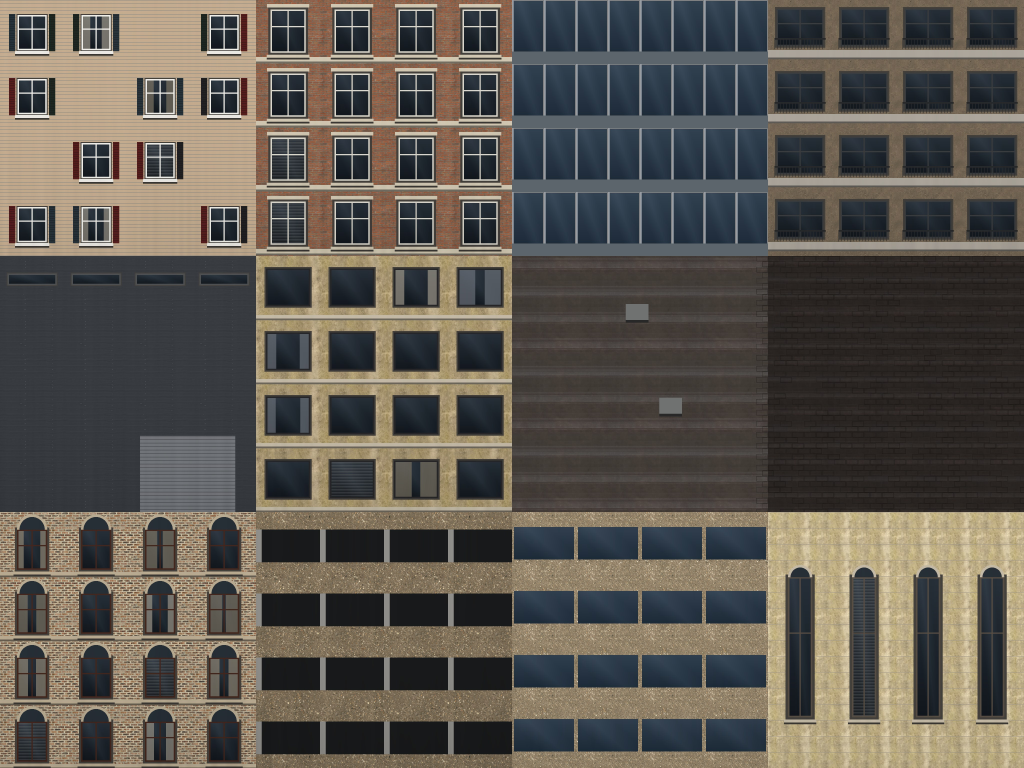
#> input picture data/tex/facade_d.jpg, 4096 x 3072 px, given in place of beige_wall_001_diff.jpg, which was not available (shown at 1/4 size)
$ python build_textures.py
#> lines starting #> are read from the running program, lines starting #| are printed output that depends on the picture
#!/usr/bin/env python3
"""
Wabash Vice — texture builder.

Combines CC0 photo-scanned materials from Poly Haven (https://polyhaven.com)
into the game's texture atlases:

  data/tex/facade_{d,n,r,e}.jpg      building atlas: colour, normal, roughness/metal, night windows
  data/tex/facade_lo_*.jpg           half-resolution versions for low/medium quality
  data/tex/road_{major,minor,plain,foot,rail}.jpg + asphalt/concrete normals
  data/tex/grass_{d,n}.jpg, ground_concrete_d.jpg, bark_{d,n}.jpg
  data/tex/foliage.png               leaf-cluster cards (RGBA) for trees

Usage: python3 tools/build_textures.py <dir with Poly Haven 1k jpgs> data/tex
(tools/fetch_textures.sh downloads the exact source files.)
"""
import sys, os, math, random
import numpy as np
from PIL import Image, ImageDraw, ImageFilter, ImageEnhance

SRC = sys.argv[1] if len(sys.argv) > 1 else "ph"
OUT = sys.argv[2] if len(sys.argv) > 2 else "data/tex"
os.makedirs(OUT, exist_ok=True)
rnd = random.Random(42)

def load(name, mode="RGB"):
    return Image.open(os.path.join(SRC, name + ".jpg")).convert(mode)

def tiled(img, size, scale):
    """Fill `size` (w,h) with img scaled to `scale` px per repeat."""
    w, h = size
    sw, sh = scale if isinstance(scale, tuple) else (scale, scale)
    t = img.resize((max(1, int(sw)), max(1, int(sh))), Image.LANCZOS)
    out = Image.new(img.mode, (w, h))
    for y in range(0, h, t.height):
        for x in range(0, w, t.width):
            out.paste(t, (x, y))
    return out

def tint(img, rgb, amount=1.0):
    a = np.asarray(img).astype(np.float32)
    a = a * np.array(rgb, np.float32)[None, None, :] ** amount
    return Image.fromarray(np.clip(a, 0, 255).astype(np.uint8))

def to_gray(img):
    return img.convert("L")

# ------------------------------------------------------------------ facade atlas
T = 1024                      # tile size (px) = 4 bays x 4 floors = 12.8 m x 13.6 m
COLS, ROWS = 4, 3
PXM = T / 12.8                # px per metre horizontally
D = Image.new("RGB", (T * COLS, T * ROWS), (128, 128, 128))
#> D: PIL image 4096x3072 RGB; every value is 128
N = Image.new("RGB", (T * COLS, T * ROWS), (128, 128, 255))
R = Image.new("RGB", (T * COLS, T * ROWS), (0, 220, 0))   # G = roughness, B = metalness
E = Image.new("RGB", (T * COLS, T * ROWS), (0, 0, 0))
#> E: PIL image 4096x3072 RGB; every value is 0
dD, dN, dR, dE = (ImageDraw.Draw(i) for i in (D, N, R, E))

def tile_origin(i):
    return (i % COLS) * T, (i // COLS) * T

def put_wall(i, diff, nor, rough, scale_m=2.0, rotate=False, color=None, rough_bias=0, gray=False):
    ox, oy = tile_origin(i)
    px = int(scale_m * PXM)
    d, n, r = load(diff), load(nor), load(rough, "L")
    if rotate:
        d, n, r = d.rotate(90, expand=True), n.rotate(90, expand=True), r.rotate(90, expand=True)
        na = np.asarray(n).copy()                 # rotate the normal vectors too: (x, y) -> (-y, x)
        na = np.stack([255 - na[..., 1], na[..., 0], na[..., 2]], -1)
        n = Image.fromarray(na.astype(np.uint8))
    if gray:
        d = ImageEnhance.Contrast(d.convert('L')).enhance(1.3).convert('RGB')
    if color:
        d = tint(d, color)
    D.paste(tiled(d, (T, T), px), (ox, oy))
    N.paste(tiled(n, (T, T), px), (ox, oy))
    rr = np.asarray(tiled(r, (T, T), px)).astype(np.float32) + rough_bias
    rgb = np.stack([np.zeros_like(rr), np.clip(rr, 0, 255), np.zeros_like(rr)], -1).astype(np.uint8)
    R.paste(Image.fromarray(rgb), (ox, oy))

def glass_fill(x0, y0, x1, y1, style="res", lit_p=0.35):
    """Glass with interior hints + reflection gradient; also normal (flat), rough (low) and emissive."""
    w, h = x1 - x0, y1 - y0
    g = np.zeros((h, w, 3), np.float32)
    yy = np.linspace(0, 1, h)[:, None]
    xx = np.linspace(0, 1, w)[None, :]
    base = np.array([18, 24, 30] if style != "office" else [30, 44, 58], np.float32)
    sky = np.array([120, 140, 160], np.float32)
    refl = (1 - yy) * 0.22 + 0.1 * np.clip(1 - np.abs(xx - yy * 0.6 - 0.2) * 3, 0, 1)
    g[:] = base * (1 - refl[..., None]) + sky * refl[..., None]
    curtain = rnd.random()
    if style == "res" and curtain < 0.22:          # curtains / blinds
        cc = np.array(rnd.choice([[150, 140, 122], [128, 120, 104], [110, 116, 124], [160, 154, 140]]), np.float32)
        cw = int(w * rnd.uniform(0.2, 0.45))
        g[:, :cw] = g[:, :cw] * 0.3 + cc * 0.7
        g[:, w - cw:] = g[:, w - cw:] * 0.3 + cc * 0.7
    elif style == "res" and curtain < 0.32:
        for k in range(0, h, 6):
            g[k:k + 3] = g[k:k + 3] * 0.65 + np.array([150, 146, 138]) * 0.35
    D.paste(Image.fromarray(np.clip(g, 0, 255).astype(np.uint8)), (x0, y0))
    dN.rectangle([x0, y0, x1 - 1, y1 - 1], fill=(128, 128, 255))
    dR.rectangle([x0, y0, x1 - 1, y1 - 1], fill=(0, 12, 90 if style == "office" else 25))
    if rnd.random() < lit_p:
        warm = rnd.random() < 0.75
        c = (255, rnd.randint(190, 225), rnd.randint(120, 170)) if warm else (190, 214, 255)
        k = rnd.uniform(0.5, 1.0)
        if style == "res" and curtain < 0.22:
            k *= 0.8
        dE.rectangle([x0, y0, x1 - 1, y1 - 1], fill=tuple(int(v * k) for v in c))

def window(x0, y0, w, h, frame=(235, 232, 225), recess=7, style="res", mull=True, sill=None, lit=0.35, arch=False):
    x1, y1 = x0 + w, y0 + h
    # reveal (recess) shading + normals
    dD.rectangle([x0 - recess, y0 - recess, x1 + recess, y1 + recess], fill=(70, 66, 62))
    dN.rectangle([x0 - recess, y0 - recess, x1 + recess, y0], fill=(128, 50, 205))   # top reveal faces down
    dN.rectangle([x0 - recess, y1, x1 + recess, y1 + recess], fill=(128, 206, 205))  # bottom faces up
    dN.rectangle([x0 - recess, y0, x0, y1], fill=(206, 128, 205))
    dN.rectangle([x1, y0, x1 + recess, y1], fill=(50, 128, 205))
    glass_fill(x0, y0, x1, y1, style, lit)
    # frame
    fw = 5
    for (a, b, c, d) in ([x0, y0, x1, y0 + fw], [x0, y1 - fw, x1, y1], [x0, y0, x0 + fw, y1], [x1 - fw, y0, x1, y1]):
        dD.rectangle([a, b, c, d], fill=frame); dR.rectangle([a, b, c, d], fill=(0, 140, 0)); dN.rectangle([a, b, c, d], fill=(128, 128, 255)); dE.rectangle([a, b, c, d], fill=(0, 0, 0))
    if mull:
        mx = x0 + w // 2
        dD.rectangle([mx - 2, y0, mx + 2, y1], fill=frame); dE.rectangle([mx - 2, y0, mx + 2, y1], fill=(0, 0, 0))
        my = y0 + int(h * 0.4)
        dD.rectangle([x0, my - 2, x1, my + 2], fill=frame); dE.rectangle([x0, my - 2, x1, my + 2], fill=(0, 0, 0))
    if sill:
        dD.rectangle([x0 - recess - 6, y1 + recess, x1 + recess + 6, y1 + recess + 12], fill=sill)
        dN.rectangle([x0 - recess - 6, y1 + recess, x1 + recess + 6, y1 + recess + 4], fill=(128, 225, 190))
        dD.rectangle([x0 - recess - 6, y1 + recess + 12, x1 + recess + 6, y1 + recess + 18], fill=(60, 56, 52))
    if arch:
        r = w // 2
        dD.pieslice([x0, y0 - r, x1, y0 + r], 180, 360, fill=sill or (200, 195, 185))
        dD.pieslice([x0 + 10, y0 - r + 10, x1 - 10, y0 + r - 10], 180, 360, fill=(40, 48, 56))

# [7 lines left out: function band, not called in this run]

def grime(i, strength=0.25):
    """Vertical streaks + darker ground level, baked ambient occlusion feel."""
    ox, oy = tile_origin(i)
    a = np.asarray(D.crop((ox, oy, ox + T, oy + T))).astype(np.float32)
    noise = np.random.default_rng(i).random((1, T // 8))
    streak = np.repeat(np.repeat(noise, 8, 1), T, 0)
    streak = np.asarray(Image.fromarray((streak * 255).astype(np.uint8)).filter(ImageFilter.GaussianBlur(6))).astype(np.float32) / 255
    yy = np.linspace(0, 1, T)[:, None]
    shade = 1 - strength * (streak * 0.6 + 0.4) * (0.3 + 0.7 * yy ** 3) * 0.6
    a *= shade[..., None]
    D.paste(Image.fromarray(np.clip(a, 0, 255).astype(np.uint8)), (ox, oy))

FLOOR = T // 4   # 256 px per floor (3.4 m)
BAY = T // 4     # 256 px per bay (3.2 m)
rnd.seed(7)

# 0 — house: painted siding
put_wall(0, "beige_wall_001_diff", "beige_wall_001_nor_gl", "beige_wall_001_rough", 3.0, color=(1.28, 1.26, 1.22))
#> in load, returned value is the input picture: PIL image 4096x3072 RGB; mean R, G, B 94.5, 89.1, 81.2
#> call 2 of load, with name = 'beige_wall_001_nor_gl', mode = 'RGB'
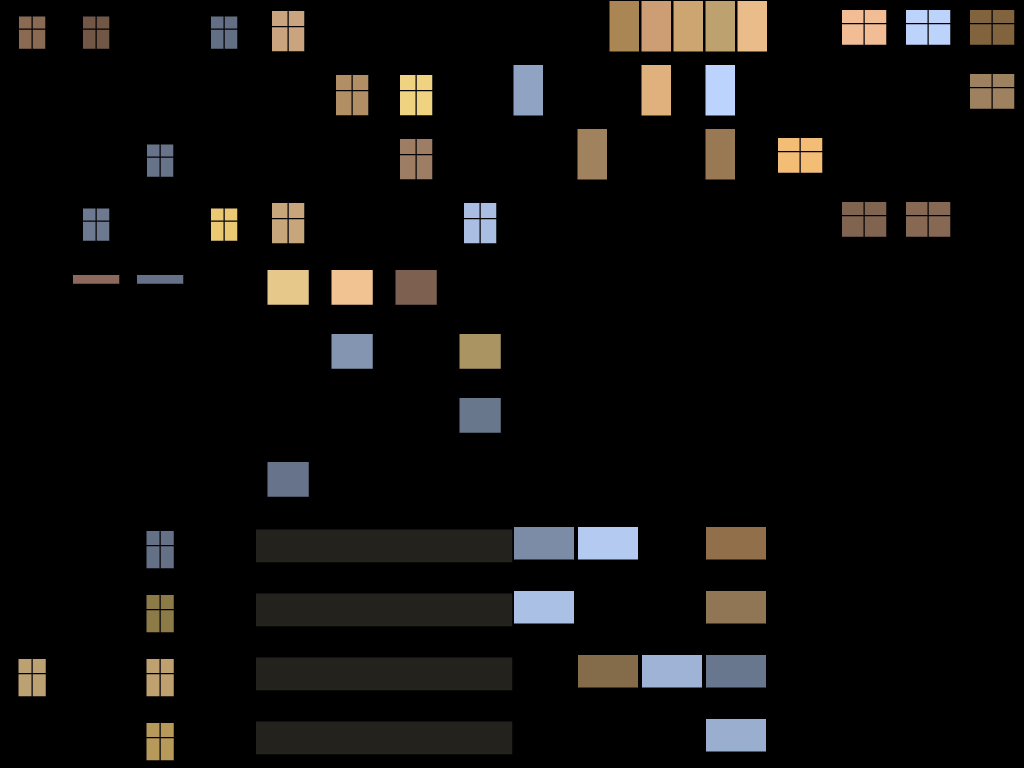
#> input picture data/tex/facade_e.jpg, 4096 x 3072 px, given in place of beige_wall_001_nor_gl.jpg, which was not available (shown at 1/4 size)
#> in load, returned value is the input picture: PIL image 4096x3072 RGB; mean R, G, B 16.2, 14.8, 13.2
#> in tiled, `t = img.resize((max(1, int(sw)), max(1, int(sh))), Image.LANCZOS)`:
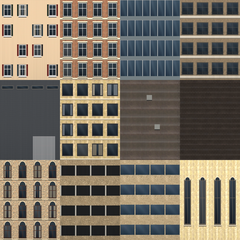
#> t: PIL image 240x240 RGB; mean R, G, B 119.8, 111.5, 98.4
#> in tiled, `out = Image.new(img.mode, (w, h))`: out: PIL image 1024x1024 RGB; every value is 0
#> after the loop in tiled, `for y in range(0, h, t.height):`:
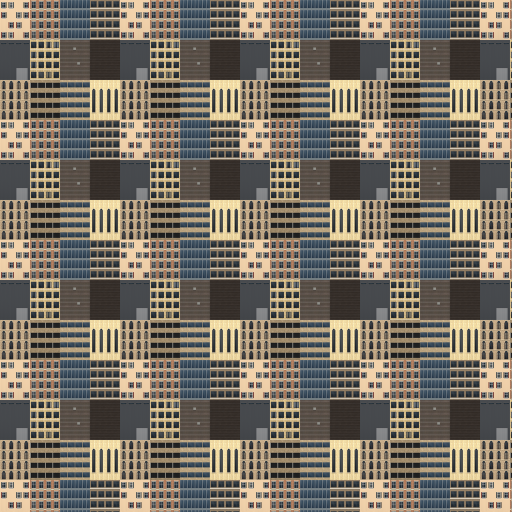
#> out: PIL image 1024x1024 RGB (shown at 1/2 size); mean R, G, B 122, 113.3, 100.3
#> in put_wall, `N.paste(tiled(n, (T, T), px), (ox, oy))`:
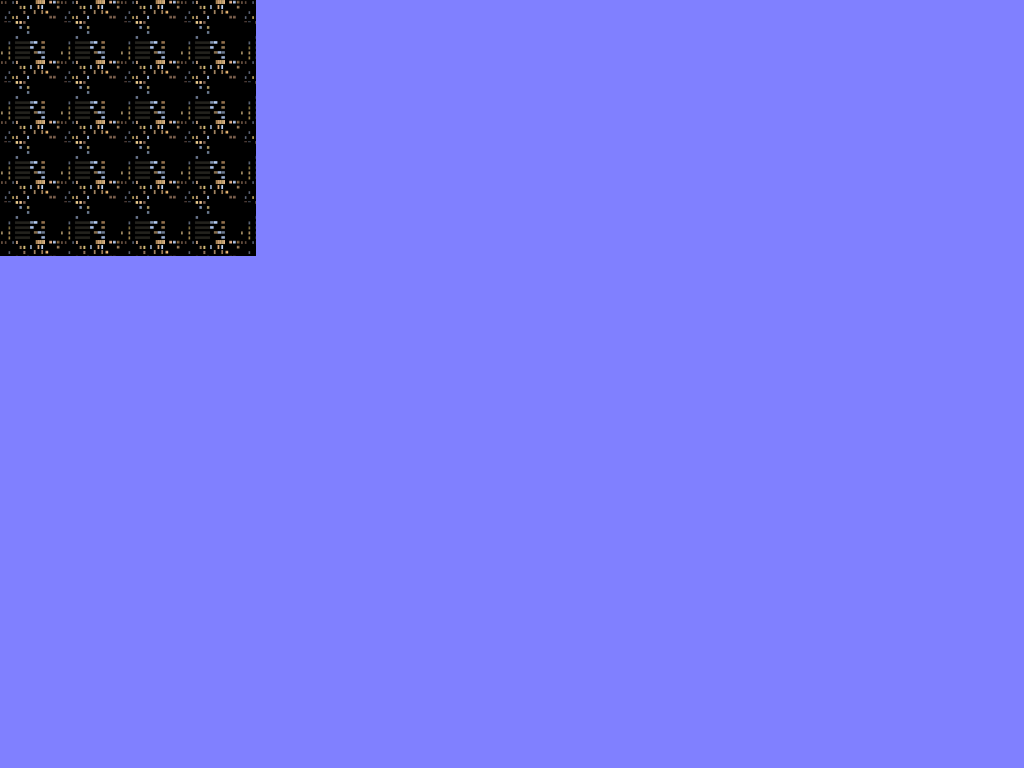
#> N: PIL image 4096x3072 RGB (shown at 1/4 size); mean R, G, B 118.7, 118.6, 234.9
#> call 3 of tiled, with size = (1024, 1024), scale = 240
#> in tiled (call 3), `out = Image.new(img.mode, (w, h))`: out: PIL image 1024x1024 L; every value is 0
#> after the loop in tiled (call 3), `for y in range(0, h, t.height):`:
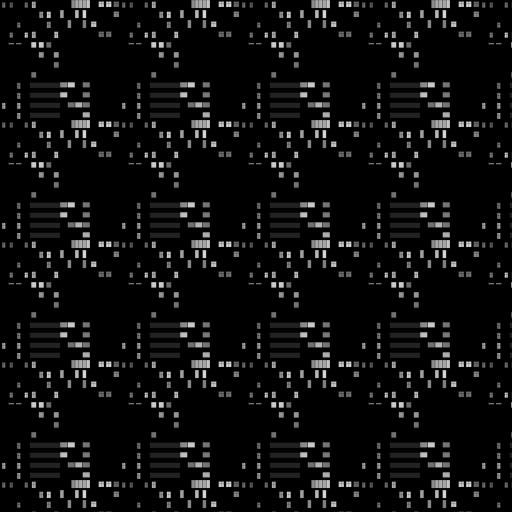
#> out: PIL image 1024x1024 L (shown at 1/2 size); min 0, max 238, mean 15.3
#> in put_wall, `R.paste(Image.fromarray(rgb), (ox, oy))`:
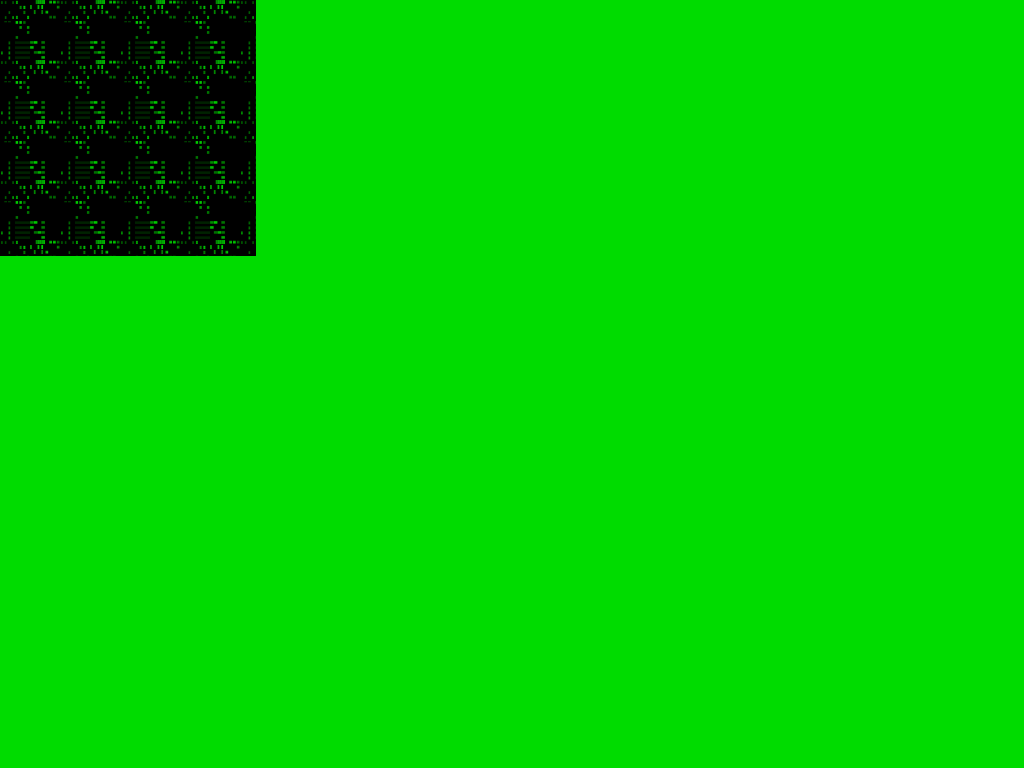
#> R: PIL image 4096x3072 RGB (shown at 1/4 size); mean R, G, B 0, 202.9, 0
ox, oy = tile_origin(0)
for y in range(0, T, 14):                        # lap siding
    dD.line([ox, oy + y, ox + T, oy + y], fill=(150, 146, 138), width=2)
    dN.rectangle([ox, oy + y, ox + T, oy + y + 3], fill=(128, 70, 220))
for f in range(4):
    for b in range(4):
        if (b + f) % 3 == 2:
            continue
        x, y = ox + b * BAY + 70, oy + f * FLOOR + 60
        window(x, y, 116, 140, frame=(246, 245, 240), recess=4, sill=(240, 238, 232), lit=0.4)
        for sx in (x - 34, x + 116 + 10):             # shutters
            dD.rectangle([sx, y - 4, sx + 24, y + 144], fill=rnd.choice([(40, 52, 60), (30, 40, 34), (90, 30, 30), (34, 34, 36)]))
            for k in range(y, y + 140, 9): dD.line([sx + 2, k, sx + 22, k], fill=(20, 20, 20), width=1)
grime(0, 0.18)
#> in grime, `D.paste(Image.fromarray(np.clip(a, 0, 255).astype(np.uint8)), (ox, oy))`:
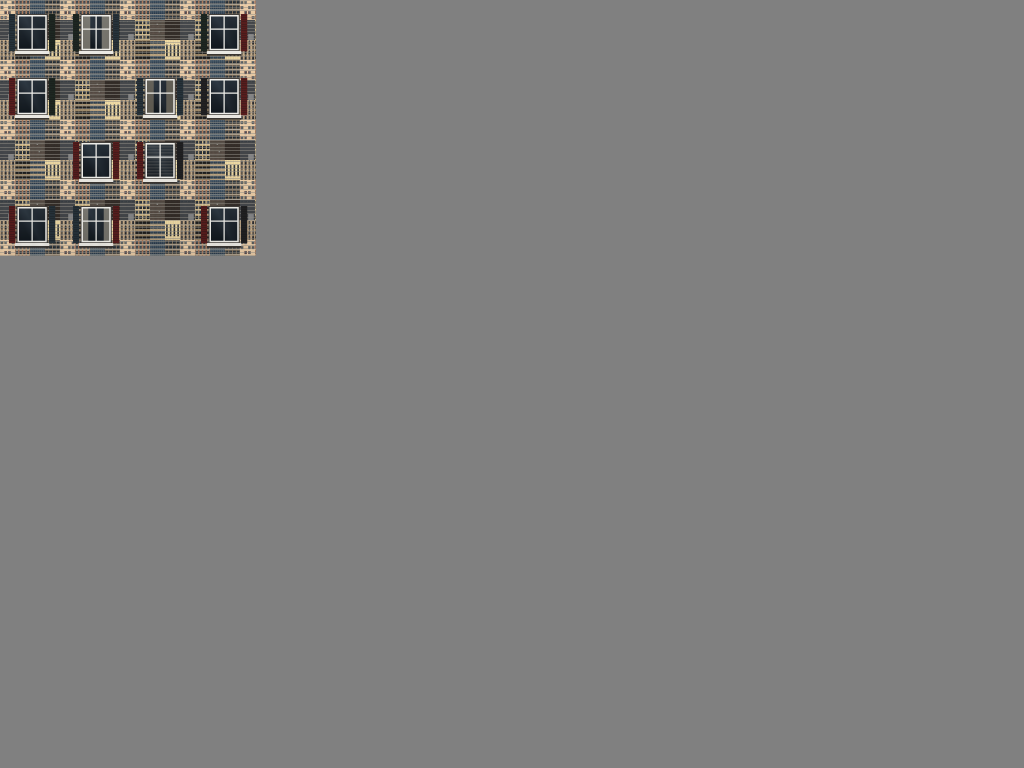
#> D: PIL image 4096x3072 RGB (shown at 1/4 size); mean R, G, B 126.7, 126.2, 125.5

# 1 — Purdue red brick with limestone
put_wall(1, "red_brick_diff", "red_brick_nor_gl", "red_brick_rough", 2.2)
#> (the run stopped early here; a loop or call above may not have finished)
